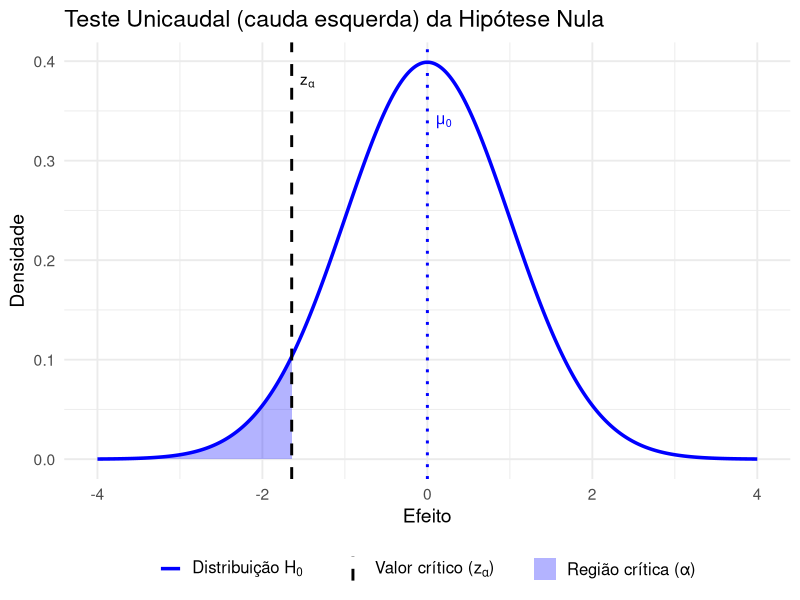

Write R code to recreate this figure.
# Parâmetros
mu0 <- 0
sigma <- 1
alpha <- 0.05

# Valor crítico (cauda esquerda)
z_crit <- qnorm(alpha, mean = mu0, sd = sigma)

# Dados
x <- seq(mu0 - 4 * sigma, mu0 + 4 * sigma, length.out = 1000)
dens_H0 <- dnorm(x, mean = mu0, sd = sigma)
dados <- data.frame(x = x, densidade = dens_H0)
dados$regiao_critica <- ifelse(x <= z_crit, "regiao_critica", "h0")

# Gráfico
ggplot2::ggplot(dados, ggplot2::aes(x = x, y = densidade)) +
  ggplot2::geom_line(ggplot2::aes(color = "h0"), size = 1.2) +
  ggplot2::geom_area(
    data = subset(dados, regiao_critica == "regiao_critica"),
    ggplot2::aes(fill = "regiao_critica"),
    alpha = 0.3
  ) +
  ggplot2::geom_vline(
    xintercept = mu0,
    linetype = "dotted",
    color = "blue",
    size = 1
  ) +
  ggplot2::geom_vline(
    ggplot2::aes(xintercept = z_crit, linetype = "zcrit"),
    color = "black",
    size = 1
  ) +
  ggplot2::annotate(
    "text",
    x = mu0 + 0.1,
    y = max(dens_H0) * 0.85,
    label = expression(mu[0]),
    color = "blue",
    parse = TRUE,
    hjust = 0
  ) +
  ggplot2::annotate(
    "text",
    x = z_crit + 0.1,
    y = max(dens_H0) * 0.95,
    label = expression(z[alpha]),
    color = "black",
    parse = TRUE,
    hjust = 0
  ) +
  ggplot2::scale_color_manual(
    name = NULL,
    values = c("h0" = "blue"),
    labels = c(expression("Distribuição H"[0]))
  ) +
  ggplot2::scale_linetype_manual(
    name = NULL,
    values = c("zcrit" = "dashed"),
    labels = c(expression("Valor crítico (z"[alpha] * ")"))
  ) +
  ggplot2::scale_fill_manual(
    name = NULL,
    values = c("regiao_critica" = "blue"),
    labels = c("Região crítica (α)")
  ) +
  ggplot2::labs(title = "Teste Unicaudal (cauda esquerda) da Hipótese Nula", x = "Efeito", y = "Densidade") +
  ggplot2::theme_minimal(base_size = 14) +
  ggplot2::theme(legend.position = "bottom",
                 legend.text = ggplot2::element_text(size = 12)) +
  ggplot2::guides(
    color = ggplot2::guide_legend(order = 1, override.aes = list(linetype = "solid")),
    linetype = ggplot2::guide_legend(
      order = 2,
      override.aes = list(color = "black", size = 1)
    ),
    fill = ggplot2::guide_legend(order = 3, override.aes = list(alpha = 0.3))
  )
